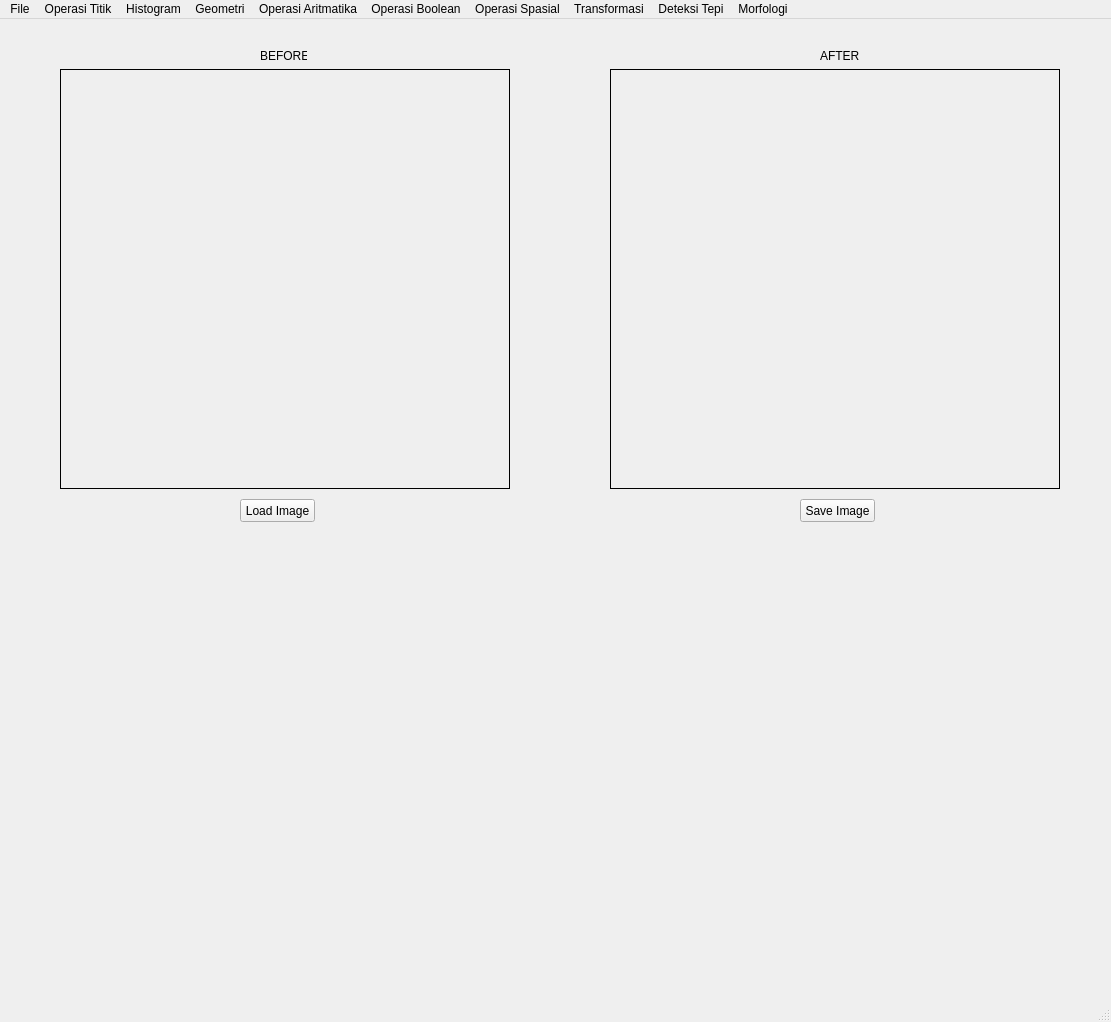
<?xml version="1.0" encoding="UTF-8"?>
<ui version="4.0">
 <author>Rhyred</author>
 <class>My_Program_152024141</class>
 <widget class="QMainWindow" name="My_Program_152024141">
  <property name="geometry">
   <rect>
    <x>0</x>
    <y>0</y>
    <width>1111</width>
    <height>1022</height>
   </rect>
  </property>
  <property name="windowTitle">
   <string>MainWindow</string>
  </property>
  <widget class="QWidget" name="centralwidget">
   <widget class="QPushButton" name="loadButton">
    <property name="geometry">
     <rect>
      <x>240</x>
      <y>480</y>
      <width>75</width>
      <height>23</height>
     </rect>
    </property>
    <property name="text">
     <string>Load Image</string>
    </property>
   </widget>
   <widget class="QLabel" name="imgLabel">
    <property name="geometry">
     <rect>
      <x>60</x>
      <y>50</y>
      <width>450</width>
      <height>420</height>
     </rect>
    </property>
    <property name="frameShape">
     <enum>QFrame::Box</enum>
    </property>
    <property name="text">
     <string/>
    </property>
   </widget>
   <widget class="QLabel" name="hasilLabel">
    <property name="geometry">
     <rect>
      <x>610</x>
      <y>50</y>
      <width>450</width>
      <height>420</height>
     </rect>
    </property>
    <property name="frameShape">
     <enum>QFrame::Box</enum>
    </property>
    <property name="text">
     <string/>
    </property>
   </widget>
   <widget class="QPushButton" name="saveButton">
    <property name="geometry">
     <rect>
      <x>800</x>
      <y>480</y>
      <width>75</width>
      <height>23</height>
     </rect>
    </property>
    <property name="text">
     <string>Save Image</string>
    </property>
   </widget>
   <widget class="QLabel" name="before">
    <property name="geometry">
     <rect>
      <x>260</x>
      <y>30</y>
      <width>47</width>
      <height>13</height>
     </rect>
    </property>
    <property name="text">
     <string>BEFORE</string>
    </property>
   </widget>
   <widget class="QLabel" name="after">
    <property name="geometry">
     <rect>
      <x>820</x>
      <y>30</y>
      <width>47</width>
      <height>13</height>
     </rect>
    </property>
    <property name="text">
     <string>AFTER</string>
    </property>
   </widget>
  </widget>
  <widget class="QMenuBar" name="menubar">
   <property name="geometry">
    <rect>
     <x>0</x>
     <y>0</y>
     <width>1111</width>
     <height>21</height>
    </rect>
   </property>
   <widget class="QMenu" name="menuFile">
    <property name="title">
     <string>File</string>
    </property>
    <addaction name="actionLoad_Image"/>
    <addaction name="actionSave_Image"/>
   </widget>
   <widget class="QMenu" name="menuOperasi_Titik">
    <property name="title">
     <string>Operasi Titik</string>
    </property>
    <addaction name="actionGrayScale"/>
    <addaction name="actionBrightness"/>
    <addaction name="actionSimple_Contrast"/>
    <addaction name="actionContrast_Stretching"/>
    <addaction name="actionNegative_Image"/>
    <addaction name="actionBiner_Image"/>
   </widget>
   <widget class="QMenu" name="menuHistogram">
    <property name="title">
     <string>Histogram</string>
    </property>
    <addaction name="actionGray_Histogram"/>
    <addaction name="actionRGB_Histogram"/>
    <addaction name="actionHistogram_Equalization"/>
   </widget>
   <widget class="QMenu" name="menuGeometri">
    <property name="title">
     <string>Geometri</string>
    </property>
    <addaction name="actionTranslasi"/>
    <addaction name="actionRotasi"/>
    <addaction name="actionResize"/>
    <addaction name="actionCrop"/>
   </widget>
   <widget class="QMenu" name="menuOperasi_Aritmatika">
    <property name="title">
     <string>Operasi Aritmatika</string>
    </property>
    <addaction name="actionTambah"/>
    <addaction name="actionKurang"/>
    <addaction name="actionKali"/>
    <addaction name="actionBagi"/>
   </widget>
   <widget class="QMenu" name="menuOperasi_Boolean">
    <property name="title">
     <string>Operasi Boolean</string>
    </property>
    <addaction name="actionAnd"/>
    <addaction name="actionOr"/>
    <addaction name="actionXor"/>
   </widget>
   <widget class="QMenu" name="menuOperasi_Spasial">
    <property name="title">
     <string>Operasi Spasial</string>
    </property>
    <addaction name="actionFilter"/>
    <addaction name="actionMean_Filter"/>
    <addaction name="actionGaussian_Filter"/>
    <addaction name="actionSharpening"/>
    <addaction name="actionMedian_Filter"/>
    <addaction name="actionMax_Filter"/>
    <addaction name="actionMin_Filter"/>
   </widget>
   <widget class="QMenu" name="menuTransformasi">
    <property name="title">
     <string>Transformasi</string>
    </property>
    <addaction name="actionDFT_Smoothing"/>
    <addaction name="actionDFT_Edge_Detection"/>
   </widget>
   <widget class="QMenu" name="menuDeteksi_Tepi">
    <property name="title">
     <string>Deteksi Tepi</string>
    </property>
    <addaction name="actionSobel"/>
    <addaction name="actionPrewitt"/>
    <addaction name="actionRoberts"/>
    <addaction name="actionCanny"/>
   </widget>
   <widget class="QMenu" name="menuMorfologi">
    <property name="title">
     <string>Morfologi</string>
    </property>
    <addaction name="actionDilasi"/>
    <addaction name="actionErosi"/>
    <addaction name="actionOpening"/>
    <addaction name="actionClosing"/>
   </widget>
   <addaction name="menuFile"/>
   <addaction name="menuOperasi_Titik"/>
   <addaction name="menuHistogram"/>
   <addaction name="menuGeometri"/>
   <addaction name="menuOperasi_Aritmatika"/>
   <addaction name="menuOperasi_Boolean"/>
   <addaction name="menuOperasi_Spasial"/>
   <addaction name="menuTransformasi"/>
   <addaction name="menuDeteksi_Tepi"/>
   <addaction name="menuMorfologi"/>
  </widget>
  <widget class="QStatusBar" name="statusbar"/>
  <action name="actionGrayScale">
   <property name="text">
    <string>GrayScale</string>
   </property>
  </action>
  <action name="actionLoad_Image">
   <property name="text">
    <string>Load Image</string>
   </property>
  </action>
  <action name="actionSave_Image">
   <property name="text">
    <string>Save Image</string>
   </property>
  </action>
  <action name="actionBrightness">
   <property name="text">
    <string>Brightness</string>
   </property>
  </action>
  <action name="actionSimple_Contrast">
   <property name="text">
    <string>Simple Contrast</string>
   </property>
  </action>
  <action name="actionContrast_Stretching">
   <property name="text">
    <string>Contrast Stretching</string>
   </property>
  </action>
  <action name="actionNegative_Image">
   <property name="text">
    <string>Negative Image</string>
   </property>
  </action>
  <action name="actionBiner_Image">
   <property name="text">
    <string>Biner Image</string>
   </property>
  </action>
  <action name="actionGray_Histogram">
   <property name="text">
    <string>Histogram Grayscale</string>
   </property>
  </action>
  <action name="actionRGB_Histogram">
   <property name="text">
    <string>Histogram RGB</string>
   </property>
  </action>
  <action name="actionHistogram_Equalization">
   <property name="text">
    <string>Histogram Equalization</string>
   </property>
  </action>
  <action name="actionTranslasi">
   <property name="text">
    <string>Translasi</string>
   </property>
  </action>
  <action name="actionRotasi">
   <property name="text">
    <string>Rotasi</string>
   </property>
  </action>
  <action name="actionResize">
   <property name="text">
    <string>Resize</string>
   </property>
  </action>
  <action name="actionCrop">
   <property name="text">
    <string>Crop Image</string>
   </property>
  </action>
  <action name="actionTambah">
   <property name="text">
    <string>Tambah +</string>
   </property>
  </action>
  <action name="actionKurang">
   <property name="text">
    <string>Kurang -</string>
   </property>
  </action>
  <action name="actionKali">
   <property name="text">
    <string>Kali x</string>
   </property>
  </action>
  <action name="actionBagi">
   <property name="text">
    <string>Bagi /</string>
   </property>
  </action>
  <action name="actionAnd">
   <property name="text">
    <string>AND &amp;&amp;</string>
   </property>
  </action>
  <action name="actionOr">
   <property name="text">
    <string>OR ||</string>
   </property>
  </action>
  <action name="actionXor">
   <property name="text">
    <string>XOR ^</string>
   </property>
  </action>
  <action name="actionFilter">
   <property name="text">
    <string>Filtering</string>
   </property>
  </action>
  <action name="actionMean_Filter">
   <property name="text">
    <string>Mean Filtering</string>
   </property>
  </action>
  <action name="actionGaussian_Filter">
   <property name="text">
    <string>Gaussian Filtering</string>
   </property>
  </action>
  <action name="actionSharpening">
   <property name="text">
    <string>Sharpening</string>
   </property>
  </action>
  <action name="actionMedian_Filter">
   <property name="text">
    <string>Median Filtering</string>
   </property>
  </action>
  <action name="actionMax_Filter">
   <property name="text">
    <string>Max Filtering</string>
   </property>
  </action>
  <action name="actionMin_Filter">
   <property name="text">
    <string>Min Filtering</string>
   </property>
  </action>
  <action name="actionDFT_Smoothing">
   <property name="text">
    <string>DFT Smoothing Image</string>
   </property>
  </action>
  <action name="actionDFT_Edge_Detection">
   <property name="text">
    <string>DFT Edge Detection</string>
   </property>
  </action>
  <action name="actionSobel">
   <property name="text">
    <string>Sobel</string>
   </property>
  </action>
  <action name="actionPrewitt">
   <property name="text">
    <string>Prewitt</string>
   </property>
  </action>
  <action name="actionRoberts">
   <property name="text">
    <string>Roberts</string>
   </property>
  </action>
  <action name="actioncanny">
   <property name="text">
    <string>canny</string>
   </property>
  </action>
  <action name="actionCanny">
   <property name="text">
    <string>Canny</string>
   </property>
  </action>
  <action name="actionDilasi">
   <property name="text">
    <string>Dilasi</string>
   </property>
  </action>
  <action name="actionErosi">
   <property name="text">
    <string>Erosi</string>
   </property>
  </action>
  <action name="actionOpening">
   <property name="text">
    <string>Opening</string>
   </property>
  </action>
  <action name="actionClosing">
   <property name="text">
    <string>Closing</string>
   </property>
  </action>
 </widget>
 <resources/>
 <connections/>
</ui>
